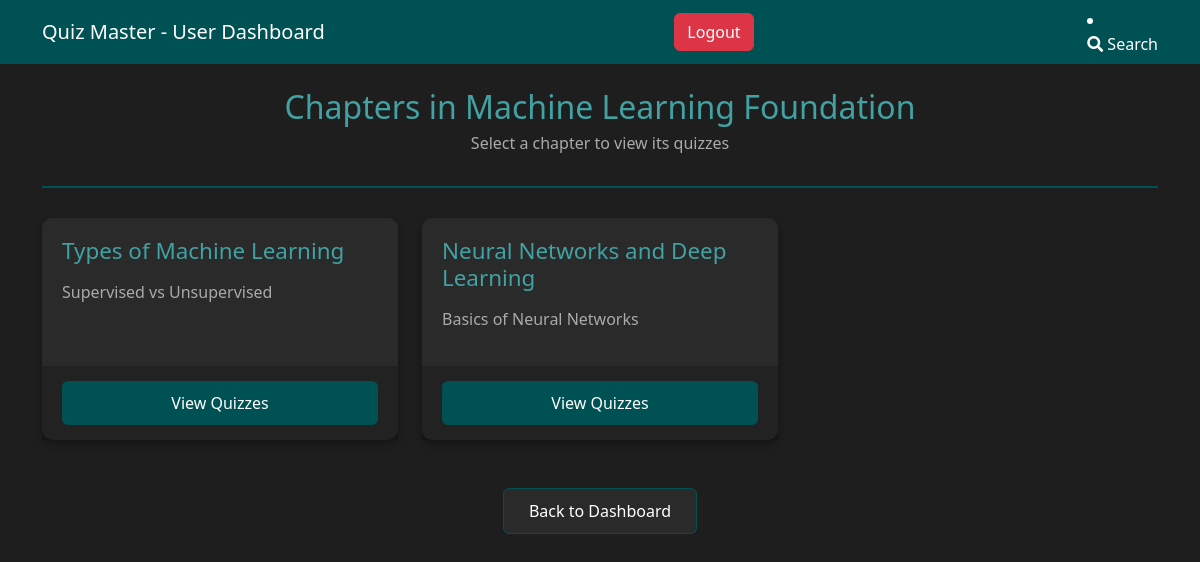
Page /subject/1 (signed in) on the committed database.
### model.py (models this page shows)
class Subject(db.Model):
    id=db.Column(db.Integer,primary_key=True)
    subject_name=db.Column(db.String(50),nullable=False)
    description=db.Column(db.Text)

class Chapter(db.Model):
    id= db.Column(db.Integer,primary_key=True)
    subject_id=db.Column(db.Integer,db.ForeignKey('subject.id'),nullable=False)
    name=db.Column(db.String(50),nullable=False)
    description= db.Column(db.Text)
    subject = db.relationship('Subject', backref=db.backref('chapters', lazy=True))

### app.py (the view)
@app.route('/subject/<int:subject_id>')
@login_required
def view_chapters(subject_id):
    subject=Subject.query.get_or_404(subject_id)
    chapters= Chapter.query.filter_by(subject_id=subject_id).all()
    return render_template('view_chapters.html',subject=subject,chapters=chapters)

### app.py (called while the page is built)
@login_manager.user_loader
def load_user(user_id):
    return User.query.get(int(user_id))

### templates/view_chapters.html (shortened to what this page needs)
{% extends 'user_base.html' %}
{% block body %}
<div class="container mt-4">
    <div class="page-header">
        <h2>Chapters in {{ subject.subject_name }}</h2>
        <p>Select a chapter to view its quizzes</p>
    </div>
    <div class="row">
        {% for chapter in chapters %}
        <div class="col-md-4 mb-4">
            <div class="chapter-card">
                <div class="card-content">
                    <h4>{{ chapter.name }}</h4>
                    <p class="description">{{ chapter.description }}</p>
                </div>
                <div class="card-footer">
                    <a href="{{ url_for('view_quizzes', chapter_id=chapter.id) }}" class="btn btn-primary">View Quizzes</a>
                </div>
            </div>
        </div>
        {% endfor %}
    </div>
    <div class="text-center mt-4">
        <a href="{{ url_for('user_dashboard') }}" class="btn btn-secondary">Back to Dashboard</a>
    </div>
</div>
{% endblock body %}

### templates/user_base.html (style rules this page uses)
body { background-color:#1E1E1E ; color: white ; }
.btn-primary { background-color:#005153; border: none; }

### templates/view_chapters.html (style rules this page uses)
.page-header { text-align: center; margin-bottom: 30px; padding-bottom: 15px; border-bottom: 2px solid #005153; }
.page-header h2 { color: #42A1A3; margin-bottom: 5px; }
.page-header p { color: #AAA; }
.chapter-card { background-color: #2A2A2A; border-radius: 10px; height: 100%; display: flex; flex-direction: column; transition: transform 0.3s ease, box-shadow 0.3s ease; box-shadow: 0 4px 8px rgba(0,0,0,0.3); }
.card-content { padding: 20px; flex-grow: 1; }
.card-content h4 { color: #42A1A3; margin-bottom: 15px; font-size: 1.4rem; }
.description { color: #AAA; margin-bottom: 15px; line-height: 1.5; }
.card-footer { padding: 15px 20px; background-color: rgba(0,0,0,0.2); border-bottom-left-radius: 10px; border-bottom-right-radius: 10px; }
.btn-primary { background-color: #005153; border: none; width: 100%; padding: 10px; transition: background-color 0.3s; }
.btn-secondary { background-color: #2A2A2A; border: 1px solid #005153; padding: 10px 25px; transition: all 0.3s; }

### rows in the picture
Subject: subject_name "Machine Learning Foundation"
Chapter: name "Types of Machine Learning", description "Supervised vs Unsupervised"
Chapter: name "Neural Networks and Deep Learning", description "Basics of Neural Networks"
